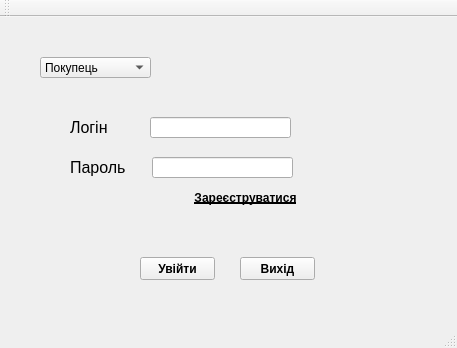
<?xml version="1.0" encoding="UTF-8"?>
<ui version="4.0">
 <class>MainWindow</class>
 <widget class="QMainWindow" name="MainWindow">
  <property name="geometry">
   <rect>
    <x>0</x>
    <y>0</y>
    <width>457</width>
    <height>348</height>
   </rect>
  </property>
  <property name="windowTitle">
   <string>MainWindow</string>
  </property>
  <property name="animated">
   <bool>true</bool>
  </property>
  <property name="documentMode">
   <bool>false</bool>
  </property>
  <widget class="QWidget" name="centralWidget">
   <widget class="QComboBox" name="comboBox">
    <property name="geometry">
     <rect>
      <x>40</x>
      <y>40</y>
      <width>111</width>
      <height>21</height>
     </rect>
    </property>
    <item>
     <property name="text">
      <string>Покупець</string>
     </property>
    </item>
    <item>
     <property name="text">
      <string>Адміністратор</string>
     </property>
    </item>
   </widget>
   <widget class="QLineEdit" name="TLogin">
    <property name="geometry">
     <rect>
      <x>150</x>
      <y>100</y>
      <width>141</width>
      <height>21</height>
     </rect>
    </property>
   </widget>
   <widget class="QLineEdit" name="TPassword">
    <property name="geometry">
     <rect>
      <x>152</x>
      <y>140</y>
      <width>141</width>
      <height>21</height>
     </rect>
    </property>
    <property name="cursor">
     <cursorShape>IBeamCursor</cursorShape>
    </property>
    <property name="echoMode">
     <enum>QLineEdit::Password</enum>
    </property>
   </widget>
   <widget class="QLabel" name="LLogin">
    <property name="geometry">
     <rect>
      <x>70</x>
      <y>100</y>
      <width>61</width>
      <height>21</height>
     </rect>
    </property>
    <property name="text">
     <string>&lt;html&gt;&lt;head/&gt;&lt;body&gt;&lt;p&gt;&lt;span style=&quot; font-size:12pt;&quot;&gt;Логін&lt;/span&gt;&lt;/p&gt;&lt;/body&gt;&lt;/html&gt;</string>
    </property>
   </widget>
   <widget class="QLabel" name="LPassword">
    <property name="geometry">
     <rect>
      <x>70</x>
      <y>140</y>
      <width>61</width>
      <height>21</height>
     </rect>
    </property>
    <property name="text">
     <string>&lt;html&gt;&lt;head/&gt;&lt;body&gt;&lt;p&gt;&lt;span style=&quot; font-size:12pt;&quot;&gt;Пароль&lt;/span&gt;&lt;/p&gt;&lt;/body&gt;&lt;/html&gt;</string>
    </property>
   </widget>
   <widget class="QPushButton" name="pushButton">
    <property name="geometry">
     <rect>
      <x>190</x>
      <y>170</y>
      <width>111</width>
      <height>21</height>
     </rect>
    </property>
    <property name="font">
     <font>
      <weight>75</weight>
      <bold>true</bold>
      <underline>true</underline>
     </font>
    </property>
    <property name="text">
     <string>Зареєструватися</string>
    </property>
    <property name="autoDefault">
     <bool>false</bool>
    </property>
    <property name="default">
     <bool>false</bool>
    </property>
    <property name="flat">
     <bool>true</bool>
    </property>
   </widget>
   <widget class="QPushButton" name="Exit">
    <property name="geometry">
     <rect>
      <x>240</x>
      <y>240</y>
      <width>75</width>
      <height>23</height>
     </rect>
    </property>
    <property name="font">
     <font>
      <pointsize>9</pointsize>
      <weight>75</weight>
      <bold>true</bold>
     </font>
    </property>
    <property name="text">
     <string>Вихід</string>
    </property>
   </widget>
   <widget class="QPushButton" name="Enter">
    <property name="geometry">
     <rect>
      <x>140</x>
      <y>240</y>
      <width>75</width>
      <height>23</height>
     </rect>
    </property>
    <property name="font">
     <font>
      <weight>75</weight>
      <bold>true</bold>
     </font>
    </property>
    <property name="text">
     <string>Увійти</string>
    </property>
   </widget>
  </widget>
  <widget class="QMenuBar" name="menuBar">
   <property name="geometry">
    <rect>
     <x>0</x>
     <y>0</y>
     <width>457</width>
     <height>21</height>
    </rect>
   </property>
  </widget>
  <widget class="QToolBar" name="mainToolBar">
   <attribute name="toolBarArea">
    <enum>TopToolBarArea</enum>
   </attribute>
   <attribute name="toolBarBreak">
    <bool>false</bool>
   </attribute>
  </widget>
  <widget class="QStatusBar" name="statusBar"/>
 </widget>
 <layoutdefault spacing="6" margin="11"/>
 <resources/>
 <connections/>
</ui>
